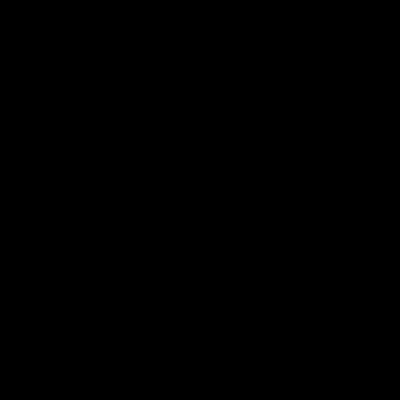
Frame 1 (no input)
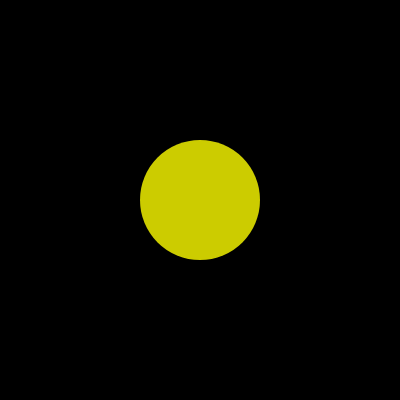
Frame 60 (no input)
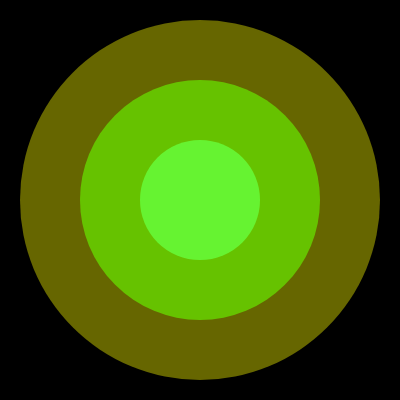
Frame 120 (the mouse pressed at the canvas centre since frame 60)

The p5.js sketch that drew these frames (run headless with seeded random() and noise() and a simulated clock; from frame 60 on, the mouse is pressed at the canvas centre):

// p5.js sketch
// ── sketch.js
let pulses = [];
let maxPulses = 10;
let pulseSpeed = 2;

function setup() {
  createCanvas(400, 400);
  colorMode(HSB, 360, 100, 100, 1);
  noStroke();
}

function draw() {
  background(0, 0, 0);

  // Draw existing pulses
  for (let i = pulses.length - 1; i >= 0; i--) {
    let p = pulses[i];
    p.update();
    p.display();
    
    if (p.isFinished()) {
      pulses.splice(i, 1);
    }
  }

  // Add new pulse every few frames
  if (frameCount % 30 === 0 && pulses.length < maxPulses) {
    pulses.push(new Pulse(width/2, height/2));
  }
}

class Pulse {
  constructor(x, y) {
    this.x = x;
    this.y = y;
    this.radius = 0;
    this.maxRadius = 300;
    this.alpha = 1;
    this.hue = frameCount * 2 % 360;
  }

  update() {
    this.radius += pulseSpeed;
    this.alpha = map(this.radius, 0, this.maxRadius, 1, 0);
  }

  display() {
    fill(this.hue, 100, 100, this.alpha);
    ellipse(this.x, this.y, this.radius * 2);
  }

  isFinished() {
    return this.radius > this.maxRadius;
  }
}
